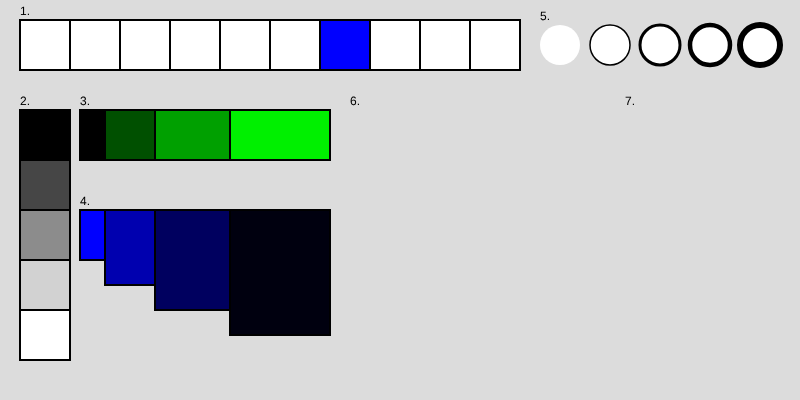
Frame 1 (no input)
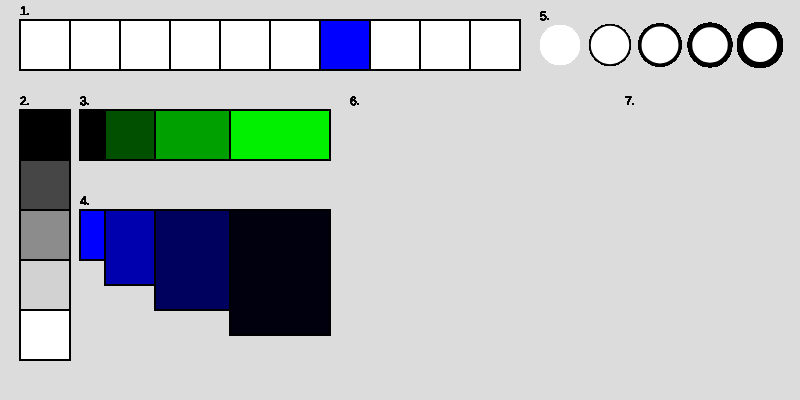
Frame 60 (no input)
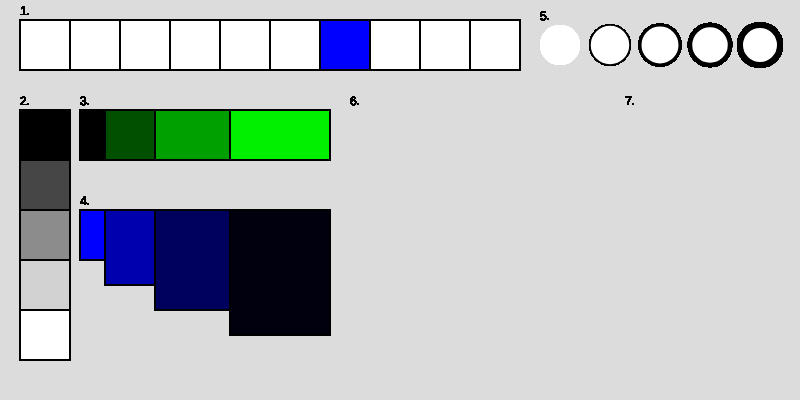
Frame 120 (the mouse pressed at the canvas centre since frame 60)

The p5.js sketch that drew these frames (run headless with seeded random() and noise() and a simulated clock; from frame 60 on, the mouse is pressed at the canvas centre):

// p5.js sketch
// ── sketch.js
function setup() {
    createCanvas(800, 400);
    background(220);
}

function draw() {
    strokeWeight(0);
    fill(0);
    stroke(0);
    text("1.", 20, 15);
    text("2.", 20, 105);
    text("3.", 80, 105);
    text("4.", 80, 205);
    text("5.", 540, 20);
    text("6.", 350, 105);
    text("7.", 625, 105);

    
    //1
    x = 20;
    strokeWeight(2);
    fill(255);
    for (let i = 0; i < 9; i++) {
      if (i == 6) {
        fill(0, 0, 255);
        square(x, 20, 50);
        x += 50;
      } 
      fill(255);  
      square(x, 20, 50);
      x += 50;
    }
    

    //2
    y1 = 110;
    col1 = 0;
    for (let i = 0; i < 5; i++) {
      fill(col1);
      square(20, y1, 50);
      y1 += 50;
      col1 += 70;
    }


    //3
    x2 = 80;
    col2 = 0;
    breed = 25;
    for (let i = 0; i < 4; i++) {
      fill(0, col2, 0);
      rect(x2, 110, breed, 50);
      col2 += 80;
      breed += 25;
      x2 += breed - 25;
    }


    //4
    x3 = 80;
    y3 = 210;
    col3 = 255;
    breed1 = 25;
    hoog1 = 50;
    for (let i = 0; i < 4; i++) {
      fill(0, 0, col3);
      rect(x3, y3, breed1, hoog1);
      col3 -= 80;
      breed1 += 25;
      hoog1 += 25;
      x3 += breed1 - 25;
    }


    //5
    x4 = 560;
    dik = 0;
    fill(255);
    for (let i = 0; i < 5; i++) {
      strokeWeight(dik);
      circle(x4, 45, 40);
      dik += 1.5;
      x4 += 50;
    }
}
